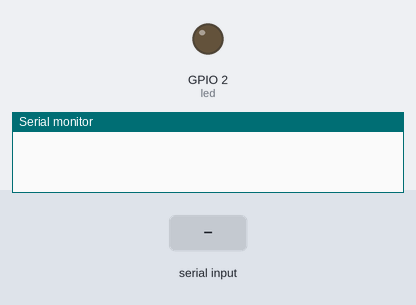
Recording of a sketch running on a simulated ESP32. Parts: output pins drawn as LEDs (lit = HIGH), the last lines printed to the serial monitor. The test bench sets the inputs (shaded band).

Above: at 1.2 s.
1.3 s: "1\n" received over Serial
At 1.7 s:
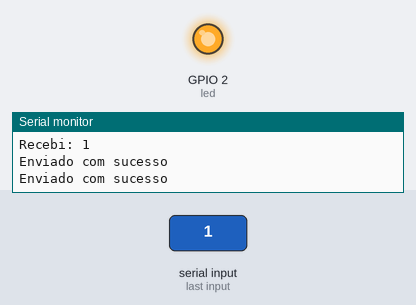
Timing chart, 0 to 4.3 s (numbered marks = the images above; inputs shaded):
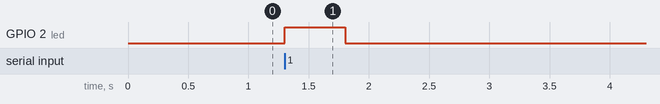

The sketch:

ESPorta.ino
```cpp
#include <WiFi.h>
#include <esp_now.h>

typedef struct {
  int comando;
} Mensagem;

Mensagem msg;

uint8_t sullivan[] = { 0x3c, 0x71, 0xbf, 0xd0, 0x62, 0x74 };
uint8_t randall[] = { 0x3c, 0x71, 0xbf, 0x45, 0x96, 0x94 };

const int led = 2;

void OnDataSent(const wifi_tx_info_t *info, esp_now_send_status_t status) {

  if (status == ESP_NOW_SEND_SUCCESS) {
    Serial.println("Enviado com sucesso");
  } else {
    Serial.println("Falha no envio");
  }
}

void setup() {
  Serial.begin(9600, SERIAL_8N1, 16, 17);

  pinMode(led, OUTPUT);

  WiFi.mode(WIFI_STA);

  if (esp_now_init() != ESP_OK) {
    Serial.println("Erro ESP-NOW");
    return;
  }

  esp_now_register_send_cb(OnDataSent);

  esp_now_peer_info_t peer = {};

  memcpy(peer.peer_addr, sullivan, 6);
  peer.channel = 0;
  peer.encrypt = false;


  if (esp_now_add_peer(&peer) != ESP_OK) {
    Serial.println("Erro ao adicionar sullivan");
  }

  memcpy(peer.peer_addr, randall, 6);
  peer.channel = 0;
  peer.encrypt = false;

  if (esp_now_add_peer(&peer) != ESP_OK) {
    Serial.println("Erro ao adicionar Randall");
  }
}

void loop() {

  if (Serial.available()) {

    int dado = Serial.parseInt();

    Serial.print("Recebi: ");
    Serial.println(dado);

    if (dado == 1) {

      digitalWrite(led, HIGH);

      msg.comando = 3;

      esp_now_send(sullivan, (uint8_t *)&msg, sizeof(msg));
      esp_now_send(randall, (uint8_t *)&msg, sizeof(msg));

      delay(500);
      digitalWrite(led, LOW);
      delay(500);
    }
  }
}
```

Measured:
- after the input at 1.3 s, GPIO 2 (led): LOW → HIGH at once, → LOW 0.50 s later
